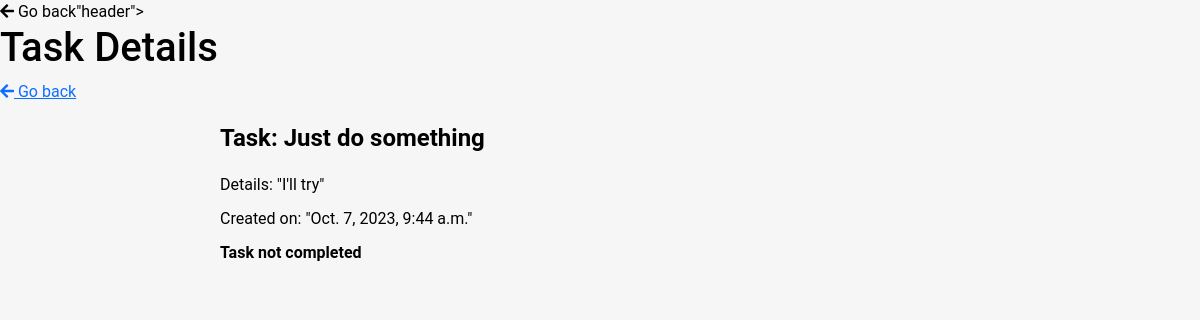
Screenshot of /task/12/ (signed in) with the database file from the repository.
### base/models.py (models this page shows, shortened)
class Task(models.Model):
    user = models.ForeignKey(User, on_delete=models.SET_NULL, null=True, blank=True)
    task_title = models.CharField(max_length=300, null=False, blank=False)
    description = models.TextField(null=True, blank=True)
    complete = models.BooleanField(default=False)
    created_date = models.DateTimeField(auto_now_add=True)
    class Meta:
        ordering = ["complete"]

### base/views.py (the view)
# urls.py: path('task/<int:pk>/',TaskDetail.as_view(), name='task'),
class TaskDetail(LoginRequiredMixin, DetailView):
    model = Task
    context_object_name = 'task'

### base/templates/base/task_detail.html (shortened to what this page needs)
<!DOCTYPE html>
<html lang="en">
<head>
    {% load bootstrap5 %}
    {% bootstrap_css %}
    <link rel="stylesheet" href="https://cdnjs.cloudflare.com/ajax/libs/font-awesome/5.15.3/css/all.min.css">
</head>
<body>
    <div class=<a href="{% url 'tasks' %}" class="go-back-link"><i class="fas fa-arrow-left"></i> Go back</a>"header">
        <h1>Task Details</h1>
    </div>
    <a href="{% url 'tasks' %}" class="go-back-link"><i class="fas fa-arrow-left"></i> Go back</a>
    <div class="container">
        <h1 class="task-title">Task: {{ task.task_title }}</h1>
        <p class="task-info">Details: "{{ task.description }}"</p>
        <p class="task-info">Created on: "{{ task.created_date }}"</p>
        {% if task.complete %}
            <p class="task-status">Task completed</p>
        {% else %}
            <p class="task-status">Task not completed</p>
        {% endif %}
    </div>
</body>
</html>

### base/templates/base/task_detail.html (style rules this page uses)
body { font-family: 'Roboto', sans-serif; background-color: #f6f6f6; margin: 0; padding: 0; color: #000; }
.container { padding: 20px; max-width: 800px; margin: 0 auto; }
.task-title { font-size: 24px; font-weight: bold; margin-bottom: 20px; color: #000; }
.task-info { margin-bottom: 10px; color: #000; }
.task-status { font-weight: bold; margin-bottom: 20px; color: #000; }

### rows the page displays
Task: task_title "Just do something", description "I'll try", created_date "Oct. 7, 2023, 9:44 a.m."
